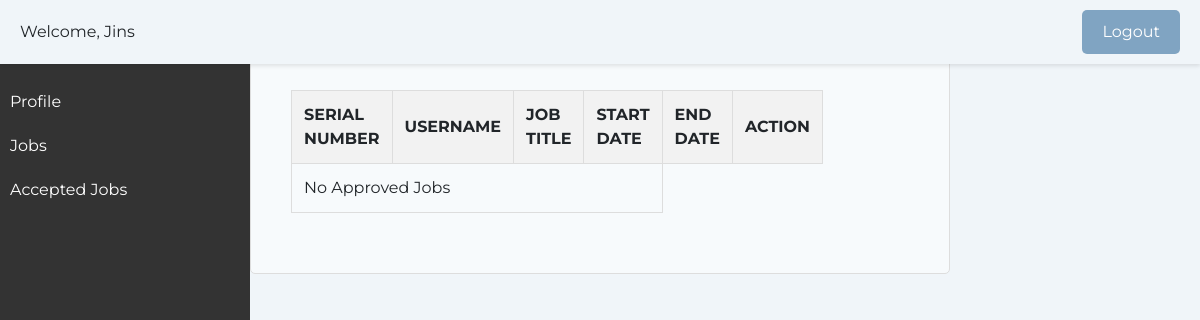
The page /worker_jobs (signed in) on the database as committed earlier.
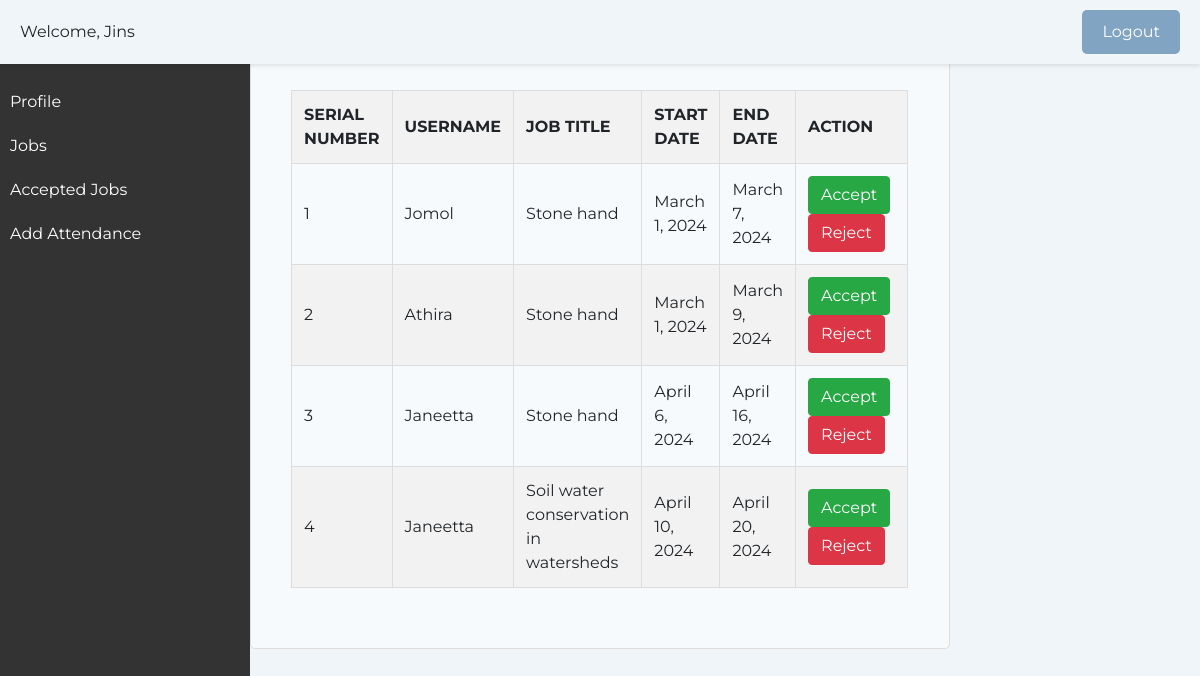
The same page on the database as committed later.
### home/models.py (models this page shows, shortened)
class UserSelectedJob(models.Model):
    user = models.ForeignKey(CustomUser, on_delete=models.CASCADE)
    job = models.ForeignKey(Job, on_delete=models.CASCADE)
    start_date = models.DateField()
    end_date = models.DateField()
    status = models.CharField(max_length=10, default='Pending')

class CustomUser(AbstractUser):
    user_type = models.CharField(max_length=20) # Add any additional fields you need
    email=models.EmailField(unique=True)
    is_mentor = models.BooleanField(default=False)
    admin_id = models.CharField(max_length=10, blank=True, null=True)
    is_verified = models.BooleanField(default=False)
    panchayath_name = models.CharField(max_length=100, blank=True, null=True,default='')
    ward_number = models.CharField(max_length=10, blank=True, null=True,default='')
    has_edited_profile = models.BooleanField(default=False)

class Job(models.Model):
    title = models.CharField(max_length=255)

### home/views.py (the view)
# urls.py: path('worker_jobs',views.worker_jobs, name='worker_jobs'),
@login_required(login_url='login')
def worker_jobs(request):
    if request.method == 'POST':
        job_id = request.POST.get('job_id')
        action = request.POST.get('action')
        if action == 'accept':
            selected_job = UserSelectedJob.objects.get(id=job_id)
            if JobAccepted.objects.filter(worker=request.user, job_title=selected_job.job.title, applied_by=selected_job.user.username).exists():
                return redirect('worker_jobs')
            Notification.objects.create(
                user=request.user,
                content=f"Job '{selected_job.job.title}' has been accepted by worker '{request.user.username}'."
            )
            total_work = (selected_job.end_date - selected_job.start_date).days
            JobAccepted.objects.create(
                worker=request.user,
                job_title=selected_job.job.title,
                content=f"Job '{selected_job.job.title}' has been accepted by worker '{request.user.username}'.",
                total_work=total_work,
                applied_by=selected_job.user.username,  # Storing the username of the job applicant
                is_accepted=True
            )
        elif action == 'reject':
            selected_job = UserSelectedJob.objects.get(id=job_id)
            Notification.objects.create(
                user=request.user,
                content=f"Job '{selected_job.job.title}' has been rejected by worker '{request.user.username}'."
            )
        return redirect('worker_jobs')
    else:
        accepted_jobs = JobAccepted.objects.filter(worker=request.user, is_accepted=True)
        accepted_job_titles = accepted_jobs.values_list('job_title', flat=True)
        applied_by_users = accepted_jobs.values_list('applied_by', flat=True)
        approved_jobs = UserSelectedJob.objects.filter(status='Approved').exclude(job__title__in=accepted_job_titles, user__username__in=applied_by_users)
        notifications = Notification.objects.filter(user=request.user)
        return render(request, 'worker_jobs.html', {'approved_jobs': approved_jobs, 'notifications': notifications})

### templates/worker_jobs.html (shortened to what this page needs)
{% load static%}
<!DOCTYPE html>
<html lang="en">
<head>
    <link href="https://maxcdn.bootstrapcdn.com/bootstrap/4.5.2/css/bootstrap.min.css" rel="stylesheet">
</head>
<body>
    <div class="header">
      <div class="user-profile">
          <span>Welcome, {{user.username}}</span>
        </div>
        {% if user.is_authenticated %}
        <a href={% url 'logout' %} id="logout-link" class="btn btn-primary ml-lg-3">Logout</a>
        {% else %}
        <a href="login.html" id="logout-link" class="btn btn-primary ml-lg-3">Login</a>
        {% endif %}
  </div>
                    <div class="sidebar">
                        <ul>
                            <li><a href="worker_profile">Profile</a></li>
                            <li><a href="worker_jobs">Jobs</a></li>
                            <li><a href="view_worker_job">Accepted Jobs</a></li>
                            {% if request.user.is_mentor %}
                                <li><a href="add_attendance">Add Attendance</a></li>
                            {% endif %}
                        </ul>
                    </div>
    <div class="container">
        <div class="apply-card">
            <h2 class="page-title">Approved Jobs</h2>
            <div class="card-body">
                <table>
                    <thead>
                        <tr>
                            <th>Serial Number</th>
                            <th>Username</th>
                            <th>Job Title</th>
                            <th>Start Date</th>
                            <th>End Date</th>
                            <th>Action</th>
                        </tr>
                    </thead>
                    <tbody>
                        {% for job in approved_jobs %}
                            <tr>
                                <td>{{ forloop.counter }}</td>
                                <td>{{ job.user.username }}</td>
                                <td>{{ job.job.title }}</td>
                                <td>{{ job.start_date }}</td>
                                <td>{{ job.end_date }}</td>
                                <td>
                                    <form method="post">
                                        <button type="submit" name="action" value="accept" class="btn btn-success">Accept</button>
                                        <button type="submit" name="action" value="reject" class="btn btn-danger">Reject</button>
                                    </form>
                                </td>
                            </tr>
                        {% empty %}
                            <tr>
                                <td colspan="4">No Approved Jobs</td>
                            </tr>
                        {% endfor %}
                    </tbody>
                </table>
            </div>
            </div>
        </div>
</body>
</html>

Rows that differ between the two databases and show on the page:
changed CustomUser "Jins": is_mentor False → True (drawn)
now on this page (row unchanged): UserSelectedJob: user.username "Jomol", job "Stone hand", start_date "March 1, 2024", end_date "March 7, 2024"
now on this page (row unchanged): UserSelectedJob: user.username "Athira", job "Stone hand", start_date "March 1, 2024", end_date "March 9, 2024"
now on this page (row unchanged): UserSelectedJob: user.username "Janeetta", job "Stone hand", start_date "April 6, 2024", end_date "April 16, 2024"
now on this page (row unchanged): UserSelectedJob: user.username "Janeetta", job "Soil water conservation in watersheds", start_date "April 10, 2024", end_date "April 20, 2024"
Other text that changed with them:
text no longer shown: "No Approved Jobs"
text now shown: "Add Attendance"
